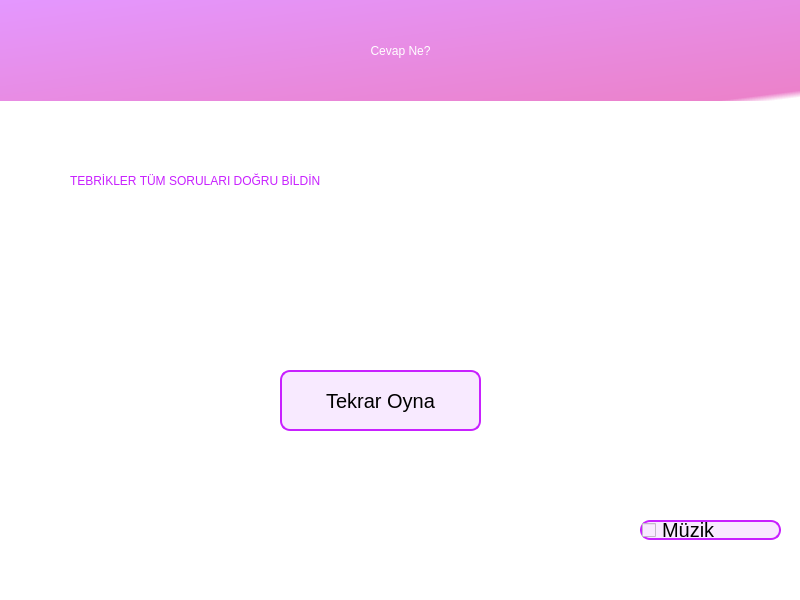
<?xml version="1.0" encoding="UTF-8"?>
<ui version="4.0">
 <class>Dialog</class>
 <widget class="QDialog" name="Dialog">
  <property name="geometry">
   <rect>
    <x>0</x>
    <y>0</y>
    <width>800</width>
    <height>600</height>
   </rect>
  </property>
  <property name="windowTitle">
   <string>Dialog</string>
  </property>
  <property name="styleSheet">
   <string notr="true">background-color: rgb(255, 255, 255);</string>
  </property>
  <widget class="QLabel" name="label">
   <property name="geometry">
    <rect>
     <x>0</x>
     <y>0</y>
     <width>801</width>
     <height>101</height>
    </rect>
   </property>
   <property name="styleSheet">
    <string notr="true">background-color: qlineargradient(spread:pad, x1:0, y1:0, x2:1, y2:1, stop:0 rgba(228, 151, 255, 255), stop:0.55 rgba(235, 130, 203, 255), stop:0.98 rgba(255, 255, 255, 255), stop:1 rgba(0, 0, 0, 0));
background-color: qlineargradient(spread:pad, x1:0, y1:0, x2:1, y2:1, stop:0 rgba(228, 151, 255, 255), stop:0.945274 rgba(235, 130, 203, 255), stop:0.98 rgba(255, 255, 255, 255), stop:1 rgba(0, 0, 0, 0));

font: 28pt &quot;Arial&quot;;
color:white;
</string>
   </property>
   <property name="text">
    <string>Cevap Ne?</string>
   </property>
   <property name="alignment">
    <set>Qt::AlignCenter</set>
   </property>
  </widget>
  <widget class="QLabel" name="label_2">
   <property name="geometry">
    <rect>
     <x>70</x>
     <y>120</y>
     <width>691</width>
     <height>121</height>
    </rect>
   </property>
   <property name="styleSheet">
    <string notr="true">font:20pt &quot;Arial&quot;;
color: rgb(200, 33, 255);</string>
   </property>
   <property name="text">
    <string>TEBRİKLER TÜM SORULARI DOĞRU BİLDİN</string>
   </property>
  </widget>
  <widget class="QPushButton" name="tekraroyna">
   <property name="geometry">
    <rect>
     <x>280</x>
     <y>370</y>
     <width>201</width>
     <height>61</height>
    </rect>
   </property>
   <property name="styleSheet">
    <string notr="true">QPushButton {
	background: #F8EAFF;
	border: 2px solid #c821ff;
	border-radius: 10px;
	color:blackf;
	font-family: Arial;
	font: 20px;
	
	
}

QPushButton:hover{
	border: 2px solid #ffaa00;
	
}</string>
   </property>
   <property name="text">
    <string>Tekrar Oyna</string>
   </property>
  </widget>
  <widget class="QCheckBox" name="muziksecenek">
   <property name="geometry">
    <rect>
     <x>640</x>
     <y>520</y>
     <width>141</width>
     <height>20</height>
    </rect>
   </property>
   <property name="styleSheet">
    <string notr="true">QCheckBox {
	background: #F8EAFF;
	border: 2px solid #c821ff;
	border-radius: 10px;
	color:blackf;
	font-family: Arial;
	font: 20px;
	
	
}

QCheckBoxt:focus{
	border: 2px solid #ffaa00;
	
}</string>
   </property>
   <property name="text">
    <string>Müzik</string>
   </property>
  </widget>
 </widget>
 <tabstops>
  <tabstop>tekraroyna</tabstop>
 </tabstops>
 <resources/>
 <connections/>
</ui>
